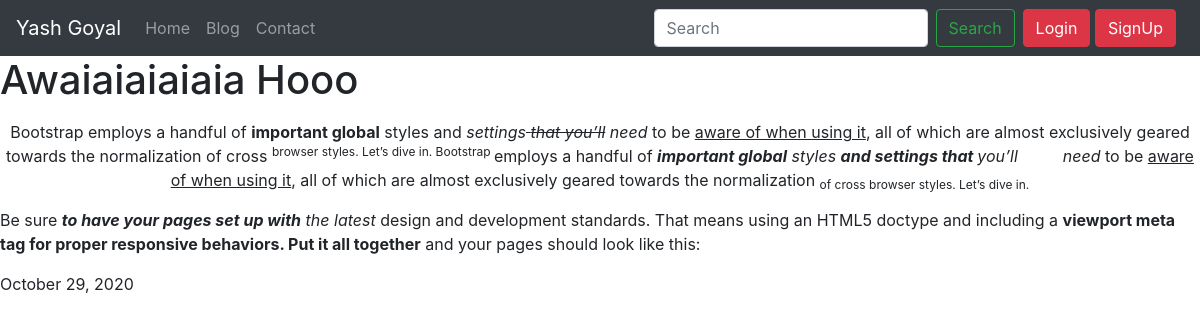
The app's page /blog/post/6 with its own data.
### main/models.py (models this page shows)
class Post(models.Model):
    title = models.CharField(max_length=300)
    content = RichTextField()
    posted_date = models.DateTimeField(auto_now_add=True)

### main/views.py (the view)
# urls.py: path('blog/post/<int:post_id>', views.post, name = "post"),
def post(request, post_id=None):
    post = get_object_or_404(Post, id=post_id)
    context = {'post':post}
    return render(request, 'main/post.html', context)

### main/templates/main/post.html (shortened to what this page needs)
{% extends 'main/index.html' %}
{% block main-content %}
<h1>{{post.title}}</h1>
<p>{{post.content|safe}}</p>
<p>{{post.posted_date|date:"F d, Y"}}</p>
{% endblock %}

### records on screen
Post: title "Awaiaiaiaiaia Hooo", content "Bootstrap employs a handful of important global styles and settings that you’ll need to be aware of when using it , all of which are almost exclusively geared towards the normalization of cross browser styles. Let’s dive in. Bootstrap employs a handful of important global styles and settings that you’ll need to be aware of when using it , all of which are almost exclusively geared towards the normalization of cross browser styles. Let’s dive in. Be sure to have your pages set up with the latest design and development standards. That means using an HTML5 doctype and including a viewport meta tag for proper responsive behaviors. Put it all together and your pages should look like this:", posted_date "October 29, 2020"
